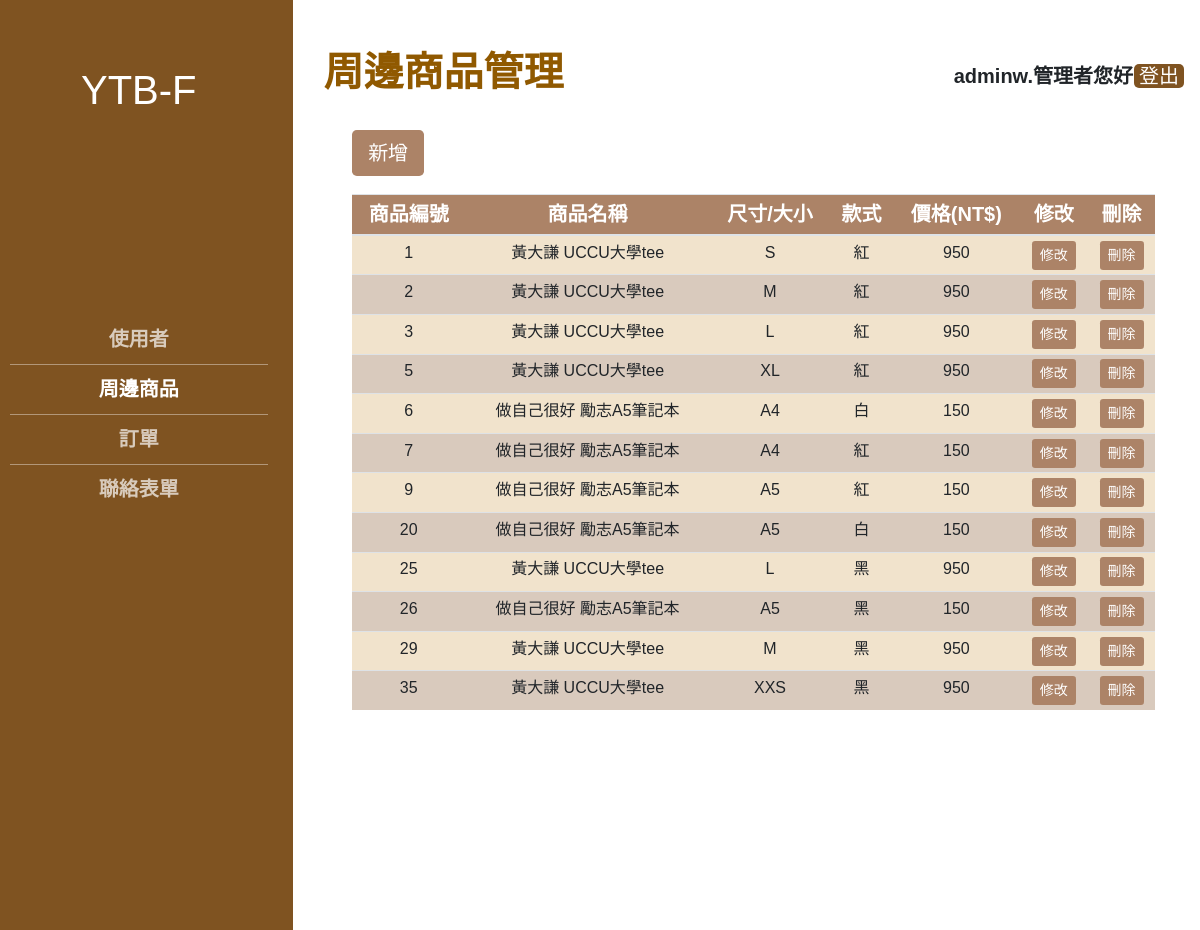
The app's page /第三組_php期末報告/commodity.php (signed in) with its own data.
### tables this page shows
CREATE TABLE `product` (
  `pNo` int(11) NOT NULL,
  `pName` varchar(30) NOT NULL,
  `pSize` varchar(30) NOT NULL,
  `pStyle` varchar(30) NOT NULL,
  `pPrice` int(11) NOT NULL,
  `pPath` varchar(100) NOT NULL
);

### 第三組_php期末報告/commodity.php (the view, shortened to what this page needs)
<!doctype html>
<html lang="en">
    <?php
        require("DBconnect.php");
    ?>
<head>
    <link rel="stylesheet" href="https://stackpath.bootstrapcdn.com/bootstrap/4.2.1/css/bootstrap.min.css"
>
    <link rel="stylesheet" href="https://use.fontawesome.com/releases/v5.6.3/css/all.css"
>
    <link rel="stylesheet" href="css/all.css">
</head>
<body>
<div class="row">
    <div class="col-md-3" style="background-color:#7F5321;">
        <div class="list-group sticky-top mt-3">
            <h1 class="h10">
                YTB-F</h1>
            <nav class="menu">
                <a href="user_management.php" style="color:#FFFFFFB2;">
                    使用者
                </a>
                <a href="commodity.php" >
                    周邊商品
                </a>
                <a href="order.php" style="color:#FFFFFFB2;">
                    訂單
                </a>
                <a href="contact.php" style="color:#FFFFFFB2;">
                    聯絡表單
                </a>
            </nav>
        </div>
    </div>
    <div class="col-md-9">
        <div class="tab-content">
            <nav class="navbar navbar-light" style="margin: 40px 0 0 0;">
                <h1 class="h11">
                周邊商品管理</h1>
                <div class="ml-auto">
                    <?php
                        if(isset($_SESSION['login'])){
                            if($_SESSION['login']=="Yes"){
                                $uname=@$_SESSION["uName"];
                                if($uname){
                                    echo "<a class='welcome'>$uname.管理者您好</h1>";
                                    echo "<a href='logout.php' class='logout' >登出</a>";
                                }
                                else{
                                    header('Location: home.php');
                                }
                            }
                            else{
                                header('Location: home.php');
                            }
                        }
                        else{
                            header('Location: home.php');
                            ob_end_flush();
                        }
                    ?>
                </div>
            </nav>
            <div style="margin: 2% 5% 0 5%">
                <form action="commodity_add.php" method="post">
                        <input class='btn btn-primary btn-lg' type="submit" value="新增">
                </form>
            </div>
            <div style="margin: 2% 5% 0 5%">
                <div class="tab-content-center">
                    <?php
                        $SQL="SELECT * FROM product";
                        if($result=mysqli_query($link,$SQL)){
                            echo "<table class='table table-striped table-sm'>";
                                echo "<thead>";
                                    echo "<tr>";
                                        echo "<th>商品編號</th><th>商品名稱</th><th>尺寸/大小</th><th>款式</th><th>價格(NT$)</th><th>修改</th><th>刪除</th>";
                                echo "</thead>";
                                echo "<tbody>";
                            while($row=mysqli_fetch_assoc($result)){
                                echo "<tr>";
                                echo "<td>".$row["pNo"]."</td><td>".$row["pName"]."</td><td>".$row["pSize"]."</td><td>".$row["pStyle"]."</td><td>".$row["pPrice"]."</td>";
                                echo "<form action='commodity_revise.php' method='POST'>";
                                    echo "<td><input class='btn btn-primary btn-sm' type='submit' name='revise' value='修改'></td>";
                                echo "</form>";
                                echo "<form action='commodity_delete.php' method='POST'>";
                                    echo "<td><input class='btn btn-primary btn-sm' type='submit' name='revise' value='刪除'></td>";
                                echo "</form>";
                                echo "</tr>";
                            }
                                echo "</tbody>";
                            echo "</table>";
                        }
                    ?>
                    <h6 style="margin: 25% 0 0 0; color:#ffffff;">1</h1>
                </div>
            </div>
            </div>
        </div>
    </div>
</body>
</html>

### 第三組_php期末報告/commodity.php (style rules this page uses)
* { margin: 0; padding: 0; list-style: none; height:auto; font-family: 'Noto Sans TC', sans-serif; }
.h10 { color: #ffffff; font-family: 'Noto Sans TC', sans-serif; margin: 50px 0 0 0; text-align:center; }
.menu { margin: 200px 0 0 0; }
.menu a { display: block; padding: 10px; color: #fff; text-decoration: none; text-align:center; font-size: 20px; font-weight:bold; position: relative; font-family: 'Noto Sans TC', sans-serif; }
.menu a + a::before { content: ''; position: absolute; border-top: 1px solid rgb(255,255,255,.4); left: 10px; right: 10px; top: 0; }
.h11 { color: #905900; font-family: 'Noto Sans TC', sans-serif; font-size: 40px; font-weight: 700; }
.welcome { padding: 1px 1px; border:0 none; margin: 10px 0 0 0; color: #000000; font-size: 20px; font-weight: 700; text-decoration:none; }
.logout { padding: 1px 5px; background: #7F5321; border:0 none; border-radius: 5px; color: #ffffff; font-size: 20px; font-weight: 500; text-decoration:none; }
table { text-align:center; width: 100%; height:20px; }
th { color:#FFFFFF; background-color: #AC8367; font-size:20px; }
.table-striped tbody tr:nth-of-type(odd) { background-color: #F1E3CC; }
.table-striped tbody tr:nth-of-type(even) { background-color: #D9CABD; }
.btn-primary { background-color: #AC8367; border: 0 none; }

### records on screen
product: pNo "1", pName "黃大謙 UCCU大學tee", pSize "S", pStyle "紅", pPrice "950"
product: pNo "2", pName "黃大謙 UCCU大學tee", pSize "M", pStyle "紅", pPrice "950"
product: pNo "3", pName "黃大謙 UCCU大學tee", pSize "L", pStyle "紅", pPrice "950"
product: pNo "5", pName "黃大謙 UCCU大學tee", pSize "XL", pStyle "紅", pPrice "950"
product: pNo "6", pName "做自己很好 勵志A5筆記本", pSize "A4", pStyle "白", pPrice "150"
product: pNo "7", pName "做自己很好 勵志A5筆記本", pSize "A4", pStyle "紅", pPrice "150"
product: pNo "9", pName "做自己很好 勵志A5筆記本", pSize "A5", pStyle "紅", pPrice "150"
product: pNo "20", pName "做自己很好 勵志A5筆記本", pSize "A5", pStyle "白", pPrice "150"
product: pNo "25", pName "黃大謙 UCCU大學tee", pSize "L", pStyle "黑", pPrice "950"
product: pNo "26", pName "做自己很好 勵志A5筆記本", pSize "A5", pStyle "黑", pPrice "150"
product: pNo "29", pName "黃大謙 UCCU大學tee", pSize "M", pStyle "黑", pPrice "950"
product: pNo "35", pName "黃大謙 UCCU大學tee", pSize "XXS", pStyle "黑", pPrice "950"

### other values on screen
$uname "adminw"
